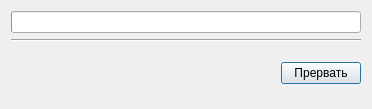
<?xml version="1.0" encoding="UTF-8"?>
<ui version="4.0">
 <class>ProgressDialog</class>
 <widget class="QDialog" name="ProgressDialog">
  <property name="geometry">
   <rect>
    <x>0</x>
    <y>0</y>
    <width>372</width>
    <height>109</height>
   </rect>
  </property>
  <property name="windowTitle">
   <string>Dialog</string>
  </property>
  <layout class="QVBoxLayout" name="verticalLayout">
   <property name="sizeConstraint">
    <enum>QLayout::SetMinimumSize</enum>
   </property>
   <item>
    <widget class="QProgressBar" name="progress">
     <property name="minimumSize">
      <size>
       <width>300</width>
       <height>0</height>
      </size>
     </property>
     <property name="value">
      <number>0</number>
     </property>
     <property name="textVisible">
      <bool>false</bool>
     </property>
    </widget>
   </item>
   <item>
    <widget class="Line" name="line">
     <property name="orientation">
      <enum>Qt::Horizontal</enum>
     </property>
    </widget>
   </item>
   <item>
    <widget class="QFrame" name="frame">
     <layout class="QHBoxLayout" name="horizontalLayout">
      <property name="leftMargin">
       <number>0</number>
      </property>
      <property name="topMargin">
       <number>0</number>
      </property>
      <property name="rightMargin">
       <number>0</number>
      </property>
      <property name="bottomMargin">
       <number>0</number>
      </property>
      <item>
       <spacer name="horizontalSpacer">
        <property name="orientation">
         <enum>Qt::Horizontal</enum>
        </property>
        <property name="sizeHint" stdset="0">
         <size>
          <width>270</width>
          <height>20</height>
         </size>
        </property>
       </spacer>
      </item>
      <item>
       <widget class="QPushButton" name="btnCancel">
        <property name="text">
         <string>Прервать</string>
        </property>
       </widget>
      </item>
     </layout>
    </widget>
   </item>
  </layout>
 </widget>
 <resources/>
 <connections>
  <connection>
   <sender>btnCancel</sender>
   <signal>clicked()</signal>
   <receiver>ProgressDialog</receiver>
   <slot>reject()</slot>
   <hints>
    <hint type="sourcelabel">
     <x>325</x>
     <y>72</y>
    </hint>
    <hint type="destinationlabel">
     <x>185</x>
     <y>54</y>
    </hint>
   </hints>
  </connection>
 </connections>
</ui>
